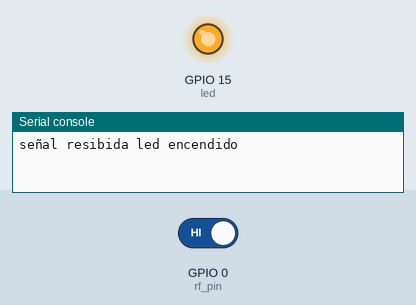
This program was run on a simulated ESP32 board running MicroPython. Parts: output pins drawn as LEDs (lit = HIGH), the last lines printed to the serial console. The inputs (shaded band) are chosen by the test bench; at power-on: GPIO 0 (rf_pin) HIGH.

Above: at 1.2 s.
1.3 s: GPIO 0 (rf_pin) driven LOW
At 3.5 s:
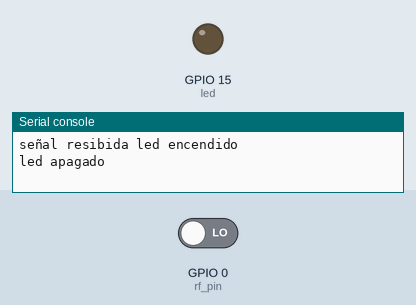
5.2 s: GPIO 0 (rf_pin) driven HIGH
At 7.0 s:
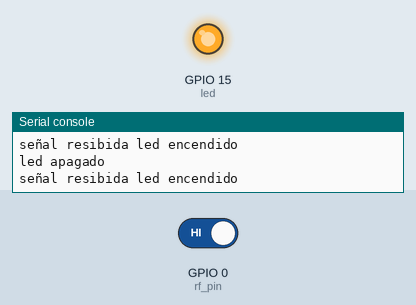
Timing chart, 0 to 8.5 s (numbered marks = the images above; inputs shaded):
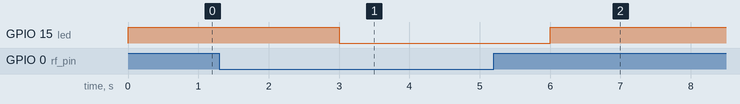

The program:

RF3.py
```python
#SENSOR FBD-RX01A (RF) 433 hz

import machine
import time

rf_pin = machine.Pin(0, machine.Pin.IN)
led = machine.Pin(15, machine.Pin.OUT)

while True:
    if rf_pin.value() == 1 :
        print ("señal resibida led encendido")
        led.value(1)
        time.sleep(3)

    else:
        print ("led apagado")
        led.value(0)
        time.sleep(3)

        
```

Measured:
- after the input at 1.3 s, GPIO 15 (led): HIGH → LOW after 1.7 s
- after the input at 5.2 s, GPIO 15 (led): LOW → HIGH after 0.80 s
